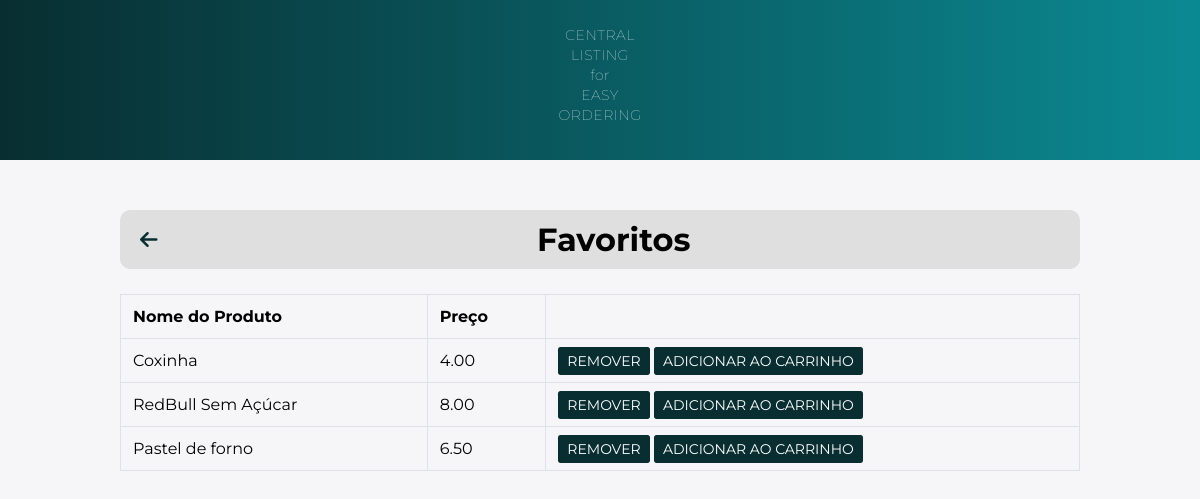
The page /list_favorite/ (signed in) on the database its author committed.
### main/models.py (models this page shows, shortened)
class Favorite(models.Model):
    user = models.ForeignKey(User, on_delete=models.CASCADE)
    product = models.ForeignKey(FoodProduct, on_delete=models.CASCADE)

class FoodProduct(models.Model):
    name = models.CharField(max_length=255)
    price = models.DecimalField(max_digits=10, decimal_places=2)
    image = models.ImageField(upload_to='static/food_products/', default="static/food_products/default")
    description = models.TextField()
    ingredients = models.ManyToManyField(Ingredients, blank=True)
    categoria = models.ForeignKey(Categoria, on_delete=models.CASCADE, null=True)

### main/views.py (the view)
# urls.py: path('list_favorite/', views.list_favorite, name='list_favorite'),
def list_favorite(request):
    favorite_item = Favorite.objects.filter(user=request.user)
    return render(request, 'favorite.html', {'list_favorite': favorite_item})

### templates/favorite.html (shortened to what this page needs)
{% load static %}
<!DOCTYPE html>
<html>
<head>
    <link rel="stylesheet" type="text/css" href="{% static './css/favorite.css' %}">
    <link rel="stylesheet" href="https://cdnjs.cloudflare.com/ajax/libs/font-awesome/6.4.0/css/all.min.css" />
</head>
<body>
    <nav>
        <p>CENTRAL<br>LISTING<br>for<br>EASY<br>ORDERING</p>
    </nav>
    <div class="container">
        <div class="top-bar">
            <a href="{% url 'home' %}" class="back-to-home">
                <i class="fas fa-arrow-left" name="arrow_favorites"></i>
            </a>
            <h1 class="top-bar-title">Favoritos</h1>
        </div>
    </div>
    <div class="container">
        <div class="row">
            <div class="col-12">
                {% if list_favorite %}
                <div class="table-container">
                <table class="table table-bordered">
                    <thead>
                        <tr>
                            <th>Nome do Produto</th>
                            <th>Preço</th>
                            <th></th>
                        </tr>
                    </thead>
                    <tbody>
                        {% for item in list_favorite %}
                        <tr>
                            <td>{{ item.product.name }}</td>
                            <td>{{ item.product.price }}</td>
                            <td>
                                <a href="{% url 'remove_favorite' item.product.id %}" class="btn btn-danger btn-sm" name="removeFavorite">Remover</a>
                                <a href="{% url 'add_favorite_to_cart' item.product.id %}" class="btn btn-danger btn-sm" name="addToCart">Adicionar ao Carrinho</a>
                            </td>
                        </tr>
                        {% endfor %}
                    </tbody>
                </table>
            </div>
                {% else %}
                <div class="empty-favorite-message">
                    <p>Você não tem produtos favoritos <a href="{% url 'home' %}">Continue comprando</a>.</p>
                </div>
                {% endif %}
            </div>
        </div>
    </div>
</body>
</html>

### static/css/favorite.css (style rules this page uses)
* { box-sizing: border-box; margin: 0; padding: 0; }
body { background: #f6f5f7; font-family: 'Montserrat', sans-serif; }
nav { background: linear-gradient(90deg, #082E31, #0b8992); padding: 5px; text-align: center; font-size: 15px; font-weight: bold; width: 100%; color: #fff; margin-bottom: 50px; }
p { font-size: 14px; font-weight: 100; line-height: 20px; letter-spacing: 0.5px; margin: 20px 0 30px; }
.container { width: 80%; margin: 0 auto; position: relative; }
.table { width: 100%; margin-bottom: 1rem; background-color: transparent; border-collapse: collapse; }
.table-bordered { border: 1px solid #dee2e6; }
.table-bordered th, .table-bordered td { border: 1px solid #dee2e6; }
th { text-align: inherit; padding: 0.75rem; vertical-align: top; border-top: 1px solid #dee2e6; }
td { padding: 0.75rem; vertical-align: top; border-top: 1px solid #dee2e6; }
.btn { text-transform: uppercase; font-size: 12px; padding: 8px 20px; border-radius: 5px; cursor: pointer; text-decoration: none; }
.btn-danger { background-color:#082E31; color: #fff; border: 1px solid #082E31; }
.btn-sm { font-size: 0.875rem; padding: 0.25rem 0.5rem; border-radius: 0.2rem; }
.top-bar { display: flex; align-items: center; padding: 10px 20px; background-color: #dfdfdf; border-radius: 10px; width: 100%; margin-bottom: 20px; position: relative; }
.top-bar-title { flex-grow: 1; margin: 0; font-size: 32px; text-align: center; }
.back-to-home { color: #082E31; font-size: 20px; margin-right: 10px; }
.table-container { margin-top: 25px; }

### rows shown on the page
Favorite: product.name "Coxinha", product.price "4.00"
Favorite: product.name "RedBull Sem Açúcar", product.price "8.00"
Favorite: product.name "Pastel de forno", product.price "6.50"
